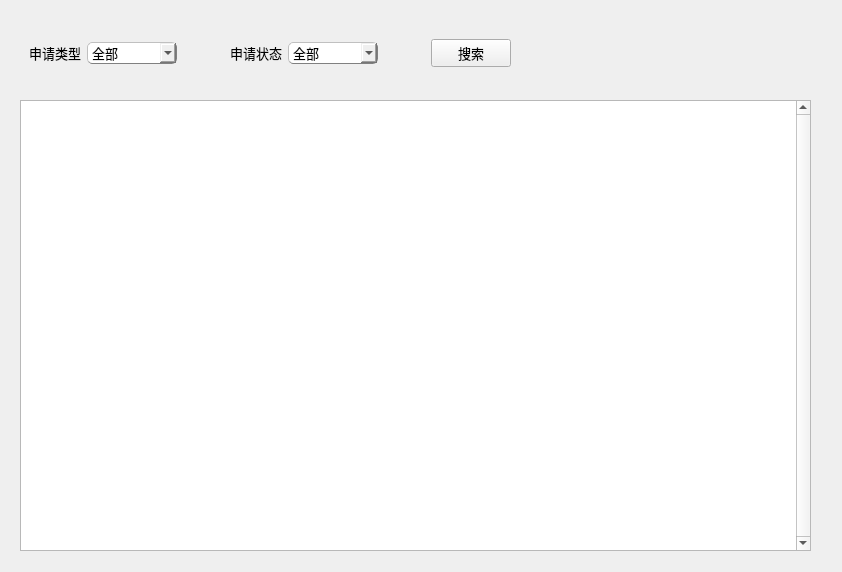
<?xml version="1.0" encoding="UTF-8"?>
<ui version="4.0">
 <class>Form</class>
 <widget class="QWidget" name="Form">
  <property name="geometry">
   <rect>
    <x>0</x>
    <y>0</y>
    <width>842</width>
    <height>572</height>
   </rect>
  </property>
  <property name="windowTitle">
   <string>Form</string>
  </property>
  <widget class="QWidget" name="layoutWidget">
   <property name="geometry">
    <rect>
     <x>10</x>
     <y>10</y>
     <width>571</width>
     <height>87</height>
    </rect>
   </property>
   <layout class="QVBoxLayout" name="verticalLayout">
    <property name="spacing">
     <number>0</number>
    </property>
    <property name="leftMargin">
     <number>10</number>
    </property>
    <property name="topMargin">
     <number>10</number>
    </property>
    <property name="rightMargin">
     <number>10</number>
    </property>
    <property name="bottomMargin">
     <number>10</number>
    </property>
    <item>
     <widget class="QWidget" name="widget" native="true">
      <property name="sizePolicy">
       <sizepolicy hsizetype="Fixed" vsizetype="Fixed">
        <horstretch>0</horstretch>
        <verstretch>0</verstretch>
       </sizepolicy>
      </property>
      <property name="minimumSize">
       <size>
        <width>500</width>
        <height>0</height>
       </size>
      </property>
      <property name="font">
       <font>
        <family>黑体</family>
        <pointsize>10</pointsize>
       </font>
      </property>
      <layout class="QGridLayout" name="gridLayout">
       <item row="4" column="3">
        <widget class="QComboBox" name="comboBox">
         <property name="sizePolicy">
          <sizepolicy hsizetype="Fixed" vsizetype="Fixed">
           <horstretch>0</horstretch>
           <verstretch>0</verstretch>
          </sizepolicy>
         </property>
         <property name="minimumSize">
          <size>
           <width>90</width>
           <height>0</height>
          </size>
         </property>
         <property name="styleSheet">
          <string notr="true">QComboBox{
	border-radius:5px;
	border:1px groove gray;	
	border-style:outset;
}</string>
         </property>
         <item>
          <property name="text">
           <string>全部</string>
          </property>
         </item>
         <item>
          <property name="text">
           <string>请假</string>
          </property>
         </item>
         <item>
          <property name="text">
           <string>外勤</string>
          </property>
         </item>
         <item>
          <property name="text">
           <string>补打卡</string>
          </property>
         </item>
        </widget>
       </item>
       <item row="4" column="2">
        <widget class="QLabel" name="label_2">
         <property name="sizePolicy">
          <sizepolicy hsizetype="Fixed" vsizetype="Fixed">
           <horstretch>0</horstretch>
           <verstretch>0</verstretch>
          </sizepolicy>
         </property>
         <property name="text">
          <string>申请类型</string>
         </property>
        </widget>
       </item>
       <item row="4" column="8">
        <widget class="QPushButton" name="pushButton">
         <property name="text">
          <string>搜索</string>
         </property>
        </widget>
       </item>
       <item row="4" column="7">
        <spacer name="horizontalSpacer">
         <property name="orientation">
          <enum>Qt::Horizontal</enum>
         </property>
         <property name="sizeHint" stdset="0">
          <size>
           <width>40</width>
           <height>20</height>
          </size>
         </property>
        </spacer>
       </item>
       <item row="4" column="5">
        <widget class="QLabel" name="label_6">
         <property name="sizePolicy">
          <sizepolicy hsizetype="Fixed" vsizetype="Fixed">
           <horstretch>0</horstretch>
           <verstretch>0</verstretch>
          </sizepolicy>
         </property>
         <property name="text">
          <string>申请状态</string>
         </property>
        </widget>
       </item>
       <item row="4" column="6">
        <widget class="QComboBox" name="comboBox_2">
         <property name="sizePolicy">
          <sizepolicy hsizetype="Fixed" vsizetype="Fixed">
           <horstretch>0</horstretch>
           <verstretch>0</verstretch>
          </sizepolicy>
         </property>
         <property name="minimumSize">
          <size>
           <width>90</width>
           <height>0</height>
          </size>
         </property>
         <property name="font">
          <font>
           <family>黑体</family>
           <pointsize>10</pointsize>
          </font>
         </property>
         <property name="styleSheet">
          <string notr="true">QComboBox{
	border-radius:5px;
	border:1px groove gray;	
	border-style:outset;
}</string>
         </property>
         <item>
          <property name="text">
           <string>全部</string>
          </property>
         </item>
         <item>
          <property name="text">
           <string>未处理</string>
          </property>
         </item>
         <item>
          <property name="text">
           <string>已同意</string>
          </property>
         </item>
         <item>
          <property name="text">
           <string>已拒绝</string>
          </property>
         </item>
        </widget>
       </item>
       <item row="4" column="4">
        <spacer name="horizontalSpacer_2">
         <property name="orientation">
          <enum>Qt::Horizontal</enum>
         </property>
         <property name="sizeHint" stdset="0">
          <size>
           <width>40</width>
           <height>20</height>
          </size>
         </property>
        </spacer>
       </item>
      </layout>
     </widget>
    </item>
   </layout>
  </widget>
  <widget class="QTableWidget" name="tableWidget">
   <property name="geometry">
    <rect>
     <x>20</x>
     <y>100</y>
     <width>791</width>
     <height>451</height>
    </rect>
   </property>
   <property name="verticalScrollBarPolicy">
    <enum>Qt::ScrollBarAlwaysOn</enum>
   </property>
  </widget>
 </widget>
 <resources/>
 <connections/>
</ui>
